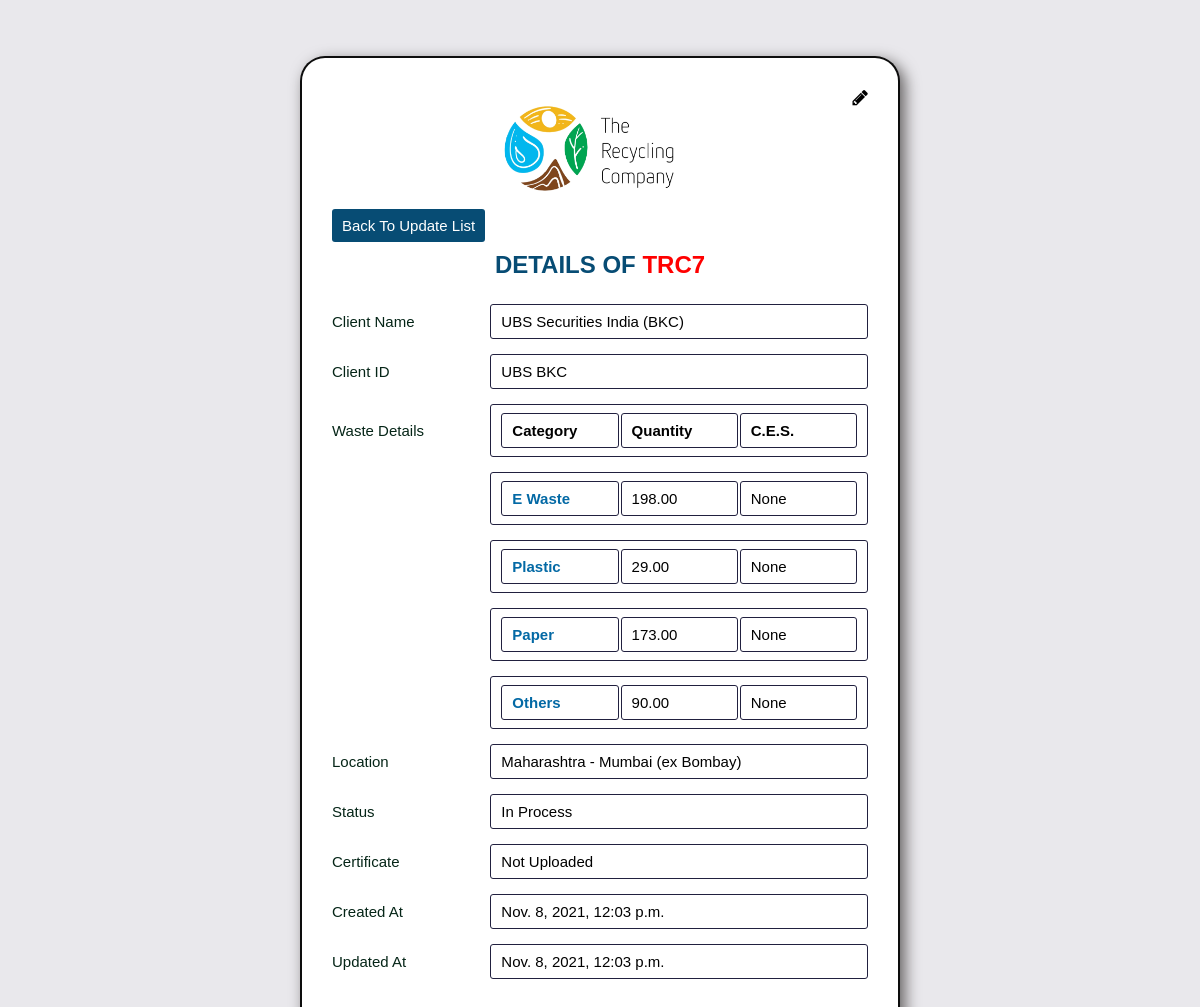
The app's page /update_detail/7/ (signed in), older data.
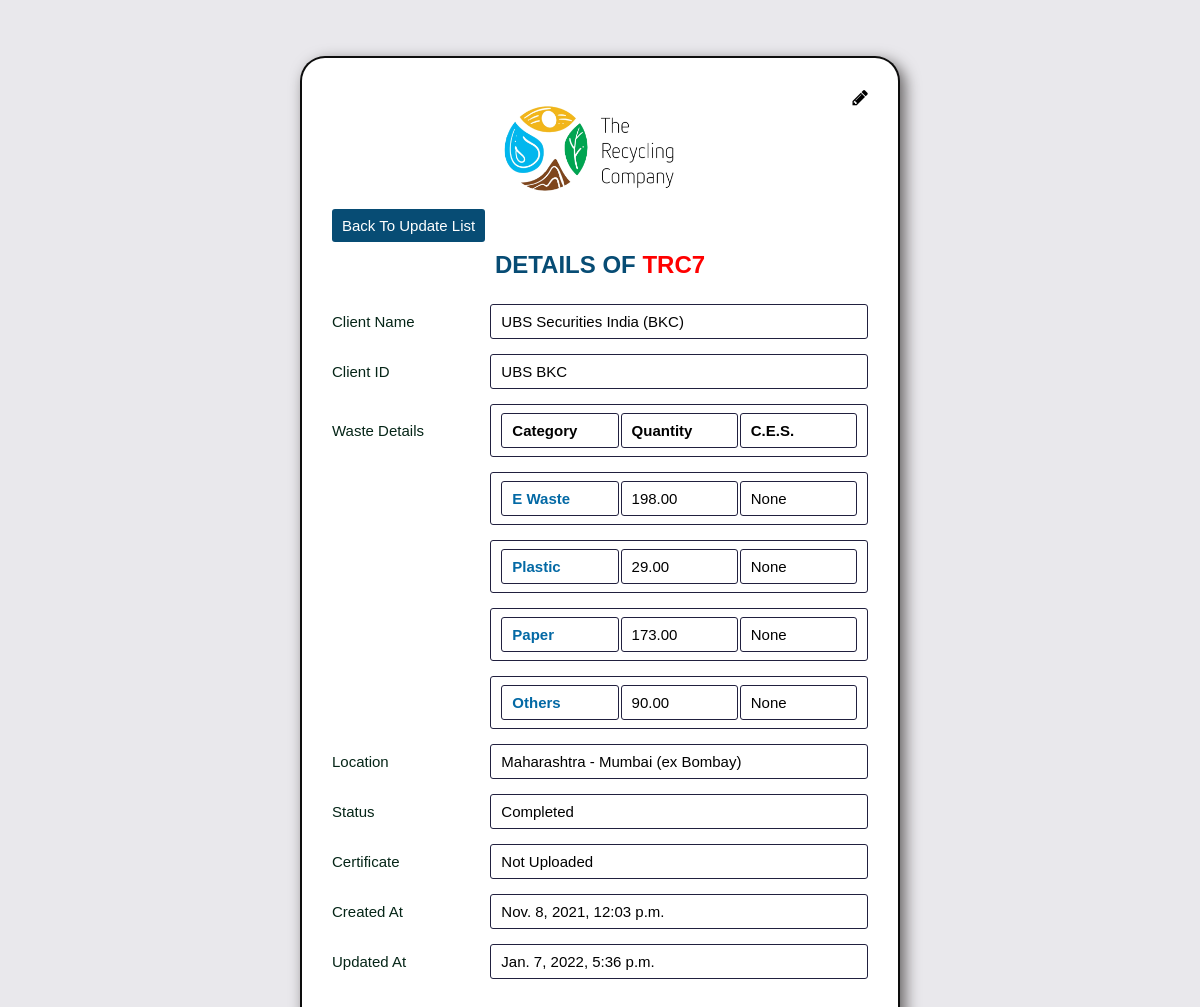
The same page, newer data.
### dashboard/models.py (models this page shows, shortened)
class Update(models.Model):
    transaction_id = models.CharField(max_length=20)
    company = models.ForeignKey(Company,on_delete=models.CASCADE)
    state = models.CharField(max_length=200)
    district = models.CharField(max_length=200)
    status = models.CharField(max_length=12,choices=STATUS_CHOICES)
    certificate = models.ImageField(upload_to=get_upload_path,null=True,blank=True)
    created_at = models.DateTimeField(auto_now_add=True)
    updated_at = models.DateTimeField(auto_now=True)
    note = models.TextField(null=True,blank=True)

class Company(models.Model):
    user = models.OneToOneField(User,on_delete=models.CASCADE)
    name = models.CharField(max_length=255)

### dashboard/views.py (the view, shortened to what this page needs)
# urls.py: path("update_detail/<int:id>/",views.update_detail,name='update_detail'),
def update_detail(request,id):
    if request.user.is_authenticated and request.user.is_superuser:
        update = Update.objects.get(id=id)
        sub_updates = UpdateWaste.objects.filter(update=update)
        return render(request,'update_detail.html',{"update":update,"sub_updates":sub_updates})
    else:
        return redirect('adminlogin')

### threco/templates/update_detail.html (shortened to what this page needs)
<!DOCTYPE html>
{% load static %}
<html lang="en">
<head>
  <link rel="stylesheet" href="{% static 'css/update.css' %}">
  <link href="https://maxcdn.bootstrapcdn.com/font-awesome/4.1.0/css/font-awesome.min.css" rel="stylesheet">
</head>
<body onload="defaultprovider()">
<div id="divx">
  <div id="wrap" class="wrapperx2">
    <br><br>
    <div class="wrapperx">
        <span onclick="zindexchanger()" class="close-span">
            <i class="fa fa-pencil" aria-hidden="true"></i>
        </span>
        <div style="text-align: center;margin-bottom: 10px;">
          <img style="width: 245px;" src="{% static 'img/ThrecoLogo.png' %}" alt=""><br>
        </div>
        <div style="text-align: left;margin-bottom: 16px;">
          <a class="backbtn" href="{% url 'updatelist' update.company.id%}">Back To Update List</a>
        </div>
        <div class="title">
            Details of <span style="color: red;">{{update.transaction_id}}</span>
        </div>
        <form class="form" enctype="multipart/form-data">
          <div class="inputfield">
            <label>Client Name</label>
            <p class="input">{{update.company.name}}</p>
          </div>
          <div class="inputfield">
            <label>Client ID</label>
            <p class="input">{{update.company.user.username}}</p>
          </div>
          <div class="inputfield">
            <label>Waste Details</label>
            <div style="display: flex;"  class="input">
                <p style="margin-right: 2px;" class="input"><b>Category</b></p>
                <p style="margin-right: 2px;" class="input"><b>Quantity</b></p>
                <p class="input"><b>C.E.S.</b></p>
            </div>
          </div>
          {% for sub_update in sub_updates %}
          <div class="inputfield">
              <div style="display: flex;"  class="input">
              <p style="margin-right: 2px;" class="input"><span style="color: #0369a5;"><b>{{sub_update.waste_category}}</b></span></p>
              <p style="margin-right: 2px;" class="input">{{sub_update.waste_quantity}}</p>
              <p class="input">{{sub_update.carbon_emission_saved}}</p>
              </div>
          </div>
          {% endfor %}
          <div class="inputfield">
            <label>Location</label>
            <p class="input">{{update.state}} - {{update.district}}</p>
          </div>
          <div class="inputfield">
            <label>Status</label>
            <p class="input">{{update.status}}</p>
          </div>
          <div class="inputfield">
            <label>Certificate</label>
            {% if update.certificate %}
            <a href="{{update.certificate.url}}" class="input">Click Here to view</a>
            {% else %}
            <p class="input">Not Uploaded</p>
            {% endif %}
          </div>
          <div class="inputfield">
            <label>Created At</label>
            <p class="input">{{update.created_at}}</p>
          </div>
          <div class="inputfield">
            <label>Updated At</label>
            <p class="input">{{update.updated_at}}</p>
          </div>
          <br>
        </form>
    </div>
  </div>
</div>
</body>
</html>

Row changes from the older to the newer data that the page shows:
changed Update "TRC7": status "In Process" → "Completed"; updated_at "Nov. 8, 2021, 12:03 p.m." → "Jan. 7, 2022, 5:36 p.m."
